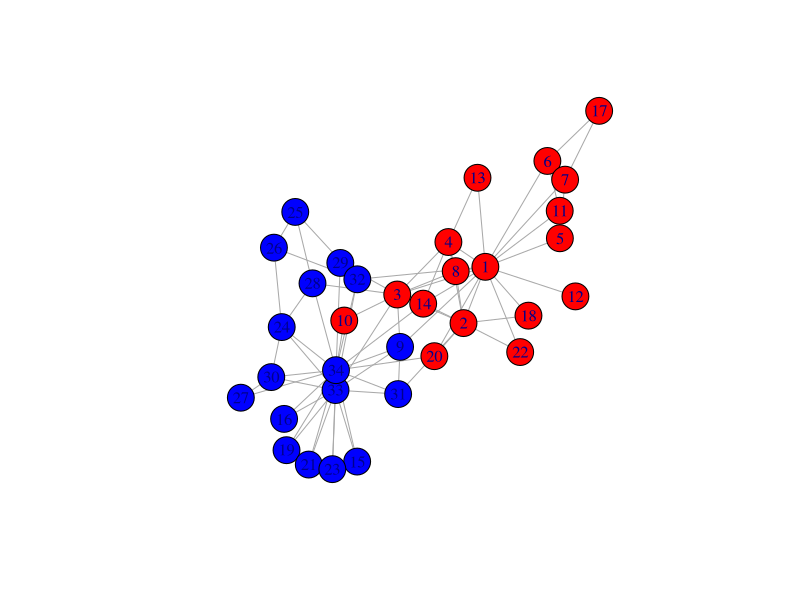

This chart was generated by the following R code: (Note: this script raises an error after producing the figure.)
library(igraph)
library(sna)
karate<-make_graph("Zachary")

mf<-max_flow(karate, source=V(karate)[1],
             target=V(karate)[34])
V(karate)$color<-ifelse(V(karate) %in% mf$partition1,
                        "red","blue")
plot(karate)


friends<-graph_from_adjacency_matrix(coleman[2,,],
                    mode="undirected")

friends<-igraph::delete.vertices(friends,which(igraph::degree(friends)==0))
plot(friends)
L0<-layout_with_fr(friends)
cfg<-cluster_fast_greedy(friends)

modularity(cfg)
cfg$membership

plot(cfg, friends, layout=L0)

cw<-cluster_walktrap(friends)
modularity(cw)

par(mfrow=c(1,2))
plot(cfg, friends, layout=L0, main="Greedy")
plot(cw, friends, layout=L0, main="CW")

eb<-cluster_edge_betweenness(friends)
modularity(eb)
par(mfrow=c(1,3))
plot(cfg, friends, layout=L0, main="Greedy")
plot(cw, friends, layout=L0, main="CW")
plot(eb, friends, layout=L0, main="Btw")
